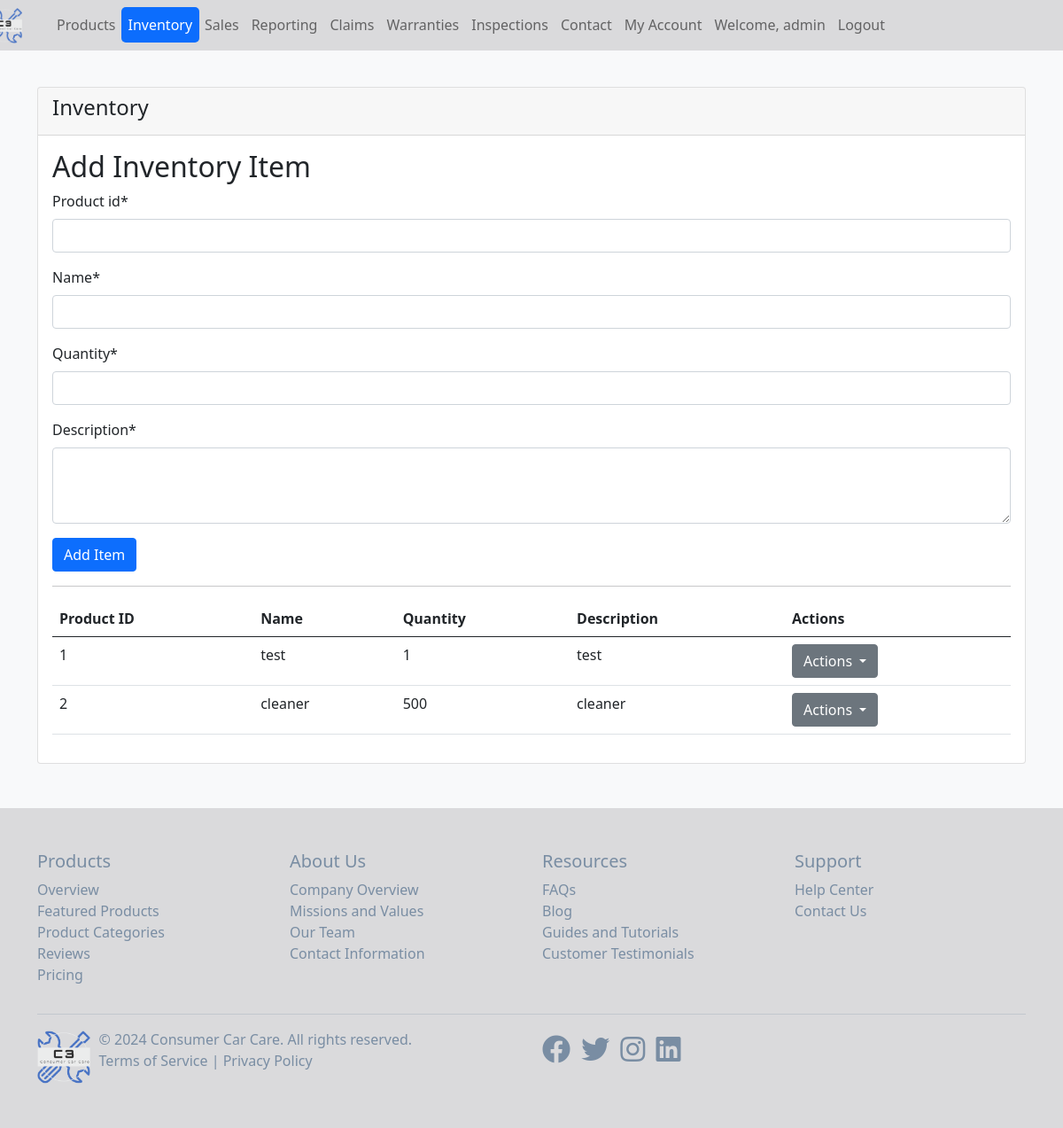
The page /inventory/ (signed in) on the database as committed earlier.
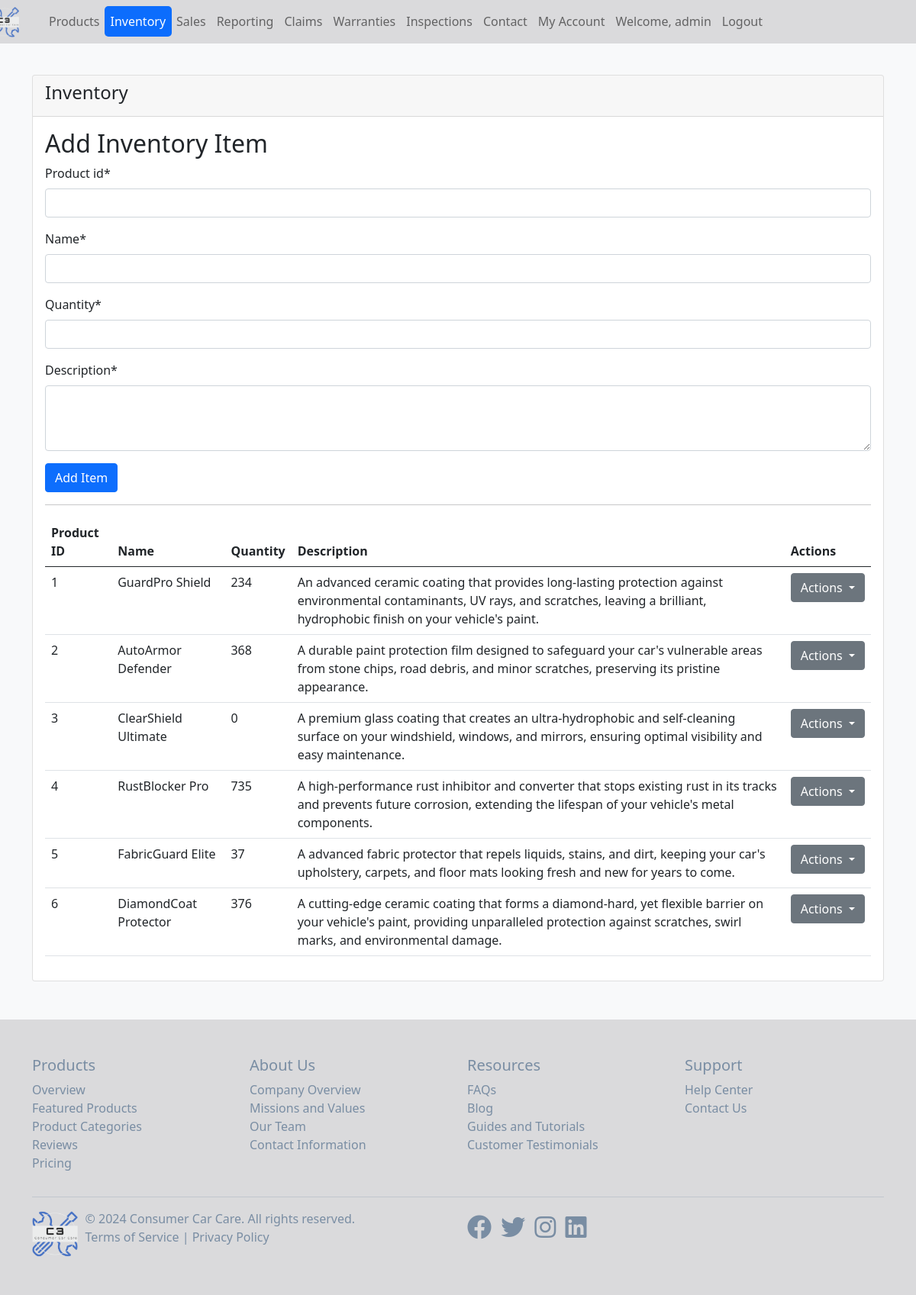
The same page on the database as committed later.
### main_app/models.py (models this page shows, shortened)
class Inventory(models.Model):
    product_id = models.CharField(max_length=20, unique=True)
    name = models.CharField(max_length=100)
    quantity = models.PositiveIntegerField()
    description = models.TextField()

### main_app/views.py (the view)
# urls.py: path('inventory/', views.inventory_view, name='inventory'),
@login_required
def inventory_view(request):
    inventory_items = Inventory.objects.all()
    form = InventoryForm()
    if request.method == 'POST':
        form = InventoryForm(request.POST)
        if form.is_valid():
            form.save()
            return redirect('inventory')
    return render(request, 'main_app/inventory.html', {'inventory_items': inventory_items, 'form': form})

### main_app/forms.py
class InventoryForm(forms.ModelForm):
    class Meta:
        model = Inventory
        fields = ['product_id', 'name', 'quantity', 'description']
        widgets = {
            'description': forms.Textarea(attrs={'rows': 3}),
        }

### main_app/templates/main_app/inventory.html (shortened to what this page needs)
{% extends 'main_app/base.html' %}
{% load crispy_forms_tags %}
{% block content %}
<div class="container mt-5">
    <div class="row">
        <div class="col-md-12">
            <div class="card">
                <div class="card-header">
                    <h4>Inventory</h4>
                </div>
                <div class="card-body">
                    <h2>Add Inventory Item</h2>
                    <form method="post">
                        {{ form|crispy }}
                        <button type="submit" class="btn btn-primary">Add Item</button>
                    </form>
                    <hr>
                    <table class="table">
                        <thead>
                            <tr>
                                <th>Product ID</th>
                                <th>Name</th>
                                <th>Quantity</th>
                                <th>Description</th>
                                <th>Actions</th>
                            </tr>
                        </thead>
                        <tbody>
                            {% for item in inventory_items %}
                            <tr>
                                <td>{{ item.product_id }}</td>
                                <td>{{ item.name }}</td>
                                <td>{{ item.quantity }}</td>
                                <td>{{ item.description }}</td>
                                <td>
                                    <div class="dropdown">
                                        <button class="btn btn-secondary dropdown-toggle" type="button" id="actionsDropdown{{ item.id }}" data-toggle="dropdown" aria-haspopup="true" aria-expanded="false">
                                            Actions
                                        </button>
                                    </div>
                                </td>
                            </tr>
                            {% endfor %}
                        </tbody>
                    </table>
                </div>
            </div>
        </div>
    </div>
</div>
{% endblock %}

### main_app/templates/main_app/base.html (shortened to what this page needs)
{% load static %}
<!DOCTYPE html>
<html lang="en">
<head>
    <link rel="stylesheet" href="{% static 'main_app/css/bootstrap.min.css' %}">
    <link rel="stylesheet" href="https://cdnjs.cloudflare.com/ajax/libs/font-awesome/5.15.3/css/all.min.css">
</head>
<body>
    <nav class="navbar navbar-expand-lg navbar-light bg-custom-color">
        <div class="container">
            <div class="collapse navbar-collapse" id="navbarNav">
                <ul class="navbar-nav">
                    <li class="nav-item active">
                        <a class="nav-link" href="{% url 'home' %}">
                            <img src="{% static 'main_app/images/C3_transparent_cropped.png' %}" alt="Consumer Car Care Logo" height="40">
                        </a>
                    </li>
                    <li class="nav-item">
                        <a class="nav-link {% if request.path == '/products/' %}active{% endif %}" href="{% url 'products' %}">Products</a>
                    </li>
                    <li class="nav-item">
                        <a class="nav-link {% if request.path == '/inventory/' %}active{% endif %}" href="{% url 'inventory' %}">Inventory</a>
                    </li>
                    <li class="nav-item">
                        <a class="nav-link {% if request.path == '/sales-data/' %}active{% endif %}" href="{% url 'sales_data' %}">Sales</a>
                    </li>
                    <li class="nav-item">
                        <a class="nav-link {% if request.path == '/reporting-dashboard/' %}active{% endif %}" href="{% url 'reporting_dashboard' %}">Reporting</a>
                    </li>
                    <li class="nav-item">
                        <a class="nav-link {% if request.path == '/claims/' %}active{% endif %}" href="{% url 'claims' %}">Claims</a>
                    </li>
                    <li class="nav-item">
                        <a class="nav-link {% if request.path == '/warranties/' %}active{% endif %}" href="{% url 'warranties' %}">Warranties</a>
                    </li>
                    <li class="nav-item">
                        <a class="nav-link {% if request.path == '/inspections/' %}active{% endif %}" href="{% url 'inspections' %}">Inspections</a>
                    </li>
                    <li class="nav-item">
                        <a class="nav-link {% if request.path == '/contact/' %}active{% endif %}" href="{% url 'contact' %}">Contact</a>
                    </li>
                    {% if user.is_authenticated %}
                    {% if user.is_authenticated %}
                        <li class="nav-item">
                            <a class="nav-link {% if request.path == '/my-account/' %}active{% endif %}" href="{% url 'my_account' %}">My Account</a>
                        </li>
                    {% endif %}
                        <li class="nav-item">
                            <span class="nav-link">Welcome, {{ user.username }}</span>
                        </li>
                        <li class="nav-item">
                            <form method="post" action="{% url 'logout' %}">
                                <button class ="nav-link" type="submit">Logout</button>
                            </form>
                        </li>
                    {% else %}
                        <li class="nav-item">
                            <a class="nav-link {% if request.path == '/login/' %}active{% endif %}" href="{% url 'login' %}">Login</a>
                        </li>
                    {% endif %}
                </ul>
            </div>
        </div>
    </nav>
    {% block content %}
    {% endblock %}
    <footer class="bg-custom-color py-5">
        <div class="container">
          <div class="row">
            <div class="col-md-3">
              <h5>Products</h5>
              <ul class="list-unstyled">
                <li><a href="#">Overview</a></li>
                <li><a href="#">Featured Products</a></li>
                <li><a href="#">Product Categories</a></li>
                <li><a href="#">Reviews</a></li>
                <li><a href="#">Pricing</a></li>
              </ul>
            </div>
            <div class="col-md-3">
              <h5>About Us</h5>
              <ul class="list-unstyled">
                <li><a href="#">Company Overview</a></li>
                <li><a href="#">Missions and Values</a></li>
                <li><a href="#">Our Team</a></li>
                <li><a href="#">Contact Information</a></li>
              </ul>
            </div>
            <div class="col-md-3">
              <h5>Resources</h5>
              <ul class="list-unstyled">
                <li><a href="#">FAQs</a></li>
                <li><a href="#">Blog</a></li>
                <li><a href="#">Guides and Tutorials</a></li>
                <li><a href="#">Customer Testimonials</a></li>
              </ul>
            </div>
            <div class="col-md-3">
              <h5>Support</h5>
              <ul class="list-unstyled">
                <li><a href="#">Help Center</a></li>
                <li><a href="#">Contact Us</a></li>
              </ul>
            </div>
          </div>
          <hr>
          <div class="row align-items-center">
            <div class="col-md-6">
              <div class="d-flex align-items-center">
                <img src="{% static 'main_app/images/C3_transparent_cropped.png' %}" alt="Company Logo" height="60" class="mr-3">
                <div>
                  <p class="mb-0">&copy; 2024 Consumer Car Care. All rights reserved.</p>
                  <p><a href="#">Terms of Service</a> | <a href="#">Privacy Policy</a></p>
                </div>
              </div>
            </div>
            <div class="col-md-6 text-md-right">
              <ul class="list-inline">
                <li class="list-inline-item"><a href="#"><i class="fab fa-facebook fa-2x"></i></a></li>
                <li class="list-inline-item"><a href="#"><i class="fab fa-twitter fa-2x"></i></a></li>
                <li class="list-inline-item"><a href="#"><i class="fab fa-instagram fa-2x"></i></a></li>
                <li class="list-inline-item"><a href="#"><i class="fab fa-linkedin fa-2x"></i></a></li>
              </ul>
            </div>
          </div>
        </div>
      </footer>
</body>
</html>

### main_app/templates/main_app/base.html (style rules this page uses)
body { background-color: #f8f9fa; padding-top: 50px; }
footer { color: #798da3; text-decoration: none; margin-top: 50px; }
footer a { text-decoration: none; color: #798da3; }
.nav-link.active { background-color: #0c6dfd ; color: #ffffff !important; border-radius: 5px; }
.nav-link img { margin-left: -80px; margin-bottom: -8px; margin-top: -10px; padding-left: 15px; }
.navbar { position: fixed; top: 0; width: 100%; z-index: 1000; }
.bg-custom-color { background-color: #dadadc; }
.mr-3 { margin-right: 10px; }
button { border: 0; background-color: #dadadc; }
.navbar-nav .nav-item { margin-right: -2px; }

Rows that differ between the two databases and show on the page:
removed Inventory: product_id "1", name "test", quantity "1", description "test"
removed Inventory: product_id "2", name "cleaner", quantity "500", description "cleaner"
added Inventory: product_id "1", name "GuardPro Shield", quantity "234", description "An advanced ceramic coating that provides long-lasting protection against environmental contaminants, UV rays, and scratches, leaving a brilliant, hydrophobic finish on your vehicle's paint."
added Inventory: product_id "2", name "AutoArmor Defender", quantity "368", description "A durable paint protection film designed to safeguard your car's vulnerable areas from stone chips, road debris, and minor scratches, preserving its pristine appearance."
added Inventory: product_id "3", name "ClearShield Ultimate", quantity "0", description "A premium glass coating that creates an ultra-hydrophobic and self-cleaning surface on your windshield, windows, and mirrors, ensuring optimal visibility and easy maintenance."
added Inventory: product_id "4", name "RustBlocker Pro", quantity "735", description "A high-performance rust inhibitor and converter that stops existing rust in its tracks and prevents future corrosion, extending the lifespan of your vehicle's metal components."
added Inventory: product_id "5", name "FabricGuard Elite", quantity "37", description "A advanced fabric protector that repels liquids, stains, and dirt, keeping your car's upholstery, carpets, and floor mats looking fresh and new for years to come."
added Inventory: product_id "6", name "DiamondCoat Protector", quantity "376", description "A cutting-edge ceramic coating that forms a diamond-hard, yet flexible barrier on your vehicle's paint, providing unparalleled protection against scratches, swirl marks, and environmental damage."
